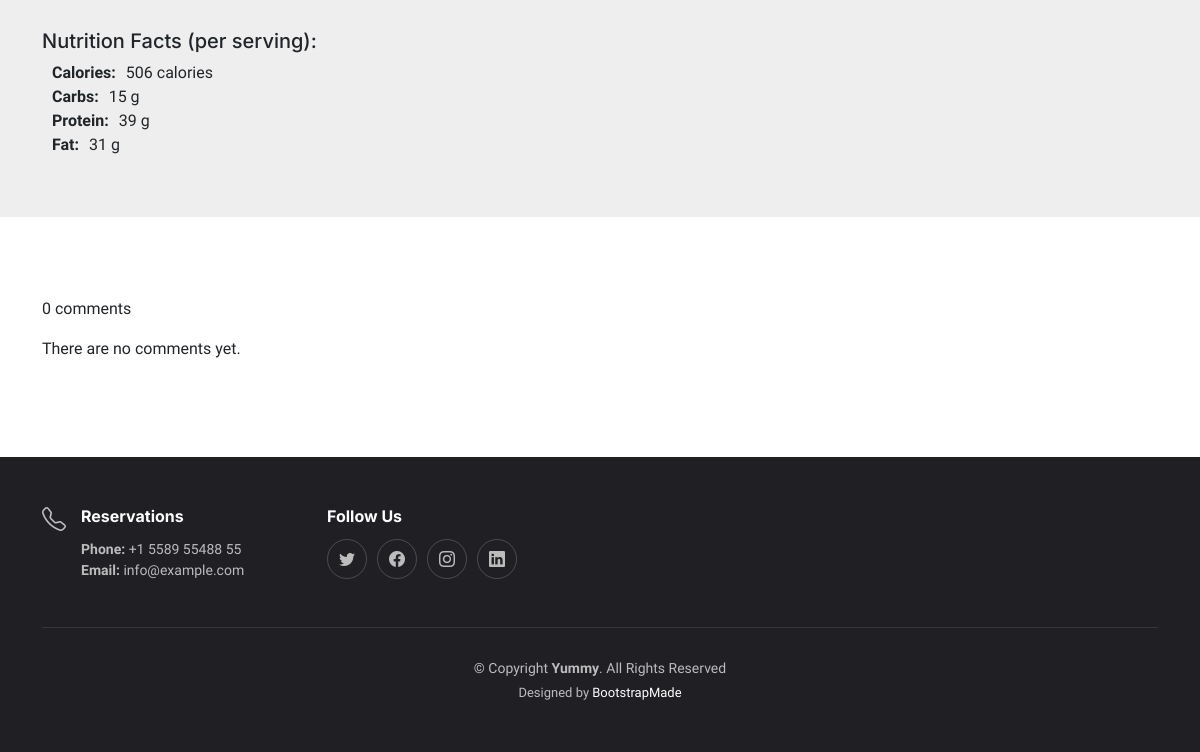
Page /menu/laboriosam-direva/2023/8/6/ (lower part) on the earlier database version.
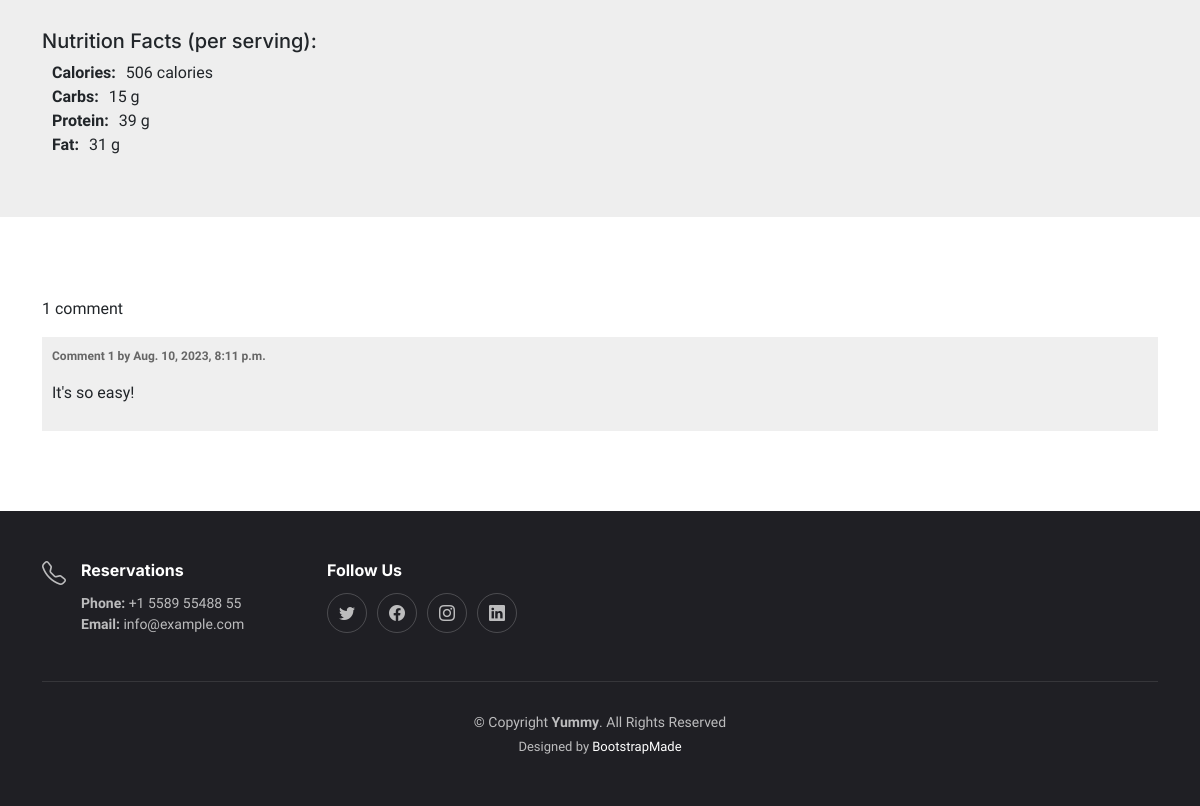
Same page on the later database version.
### recipe/models.py (models this page shows, shortened)
class Comment(models.Model):
    post = models.ForeignKey(Post, on_delete=models.CASCADE, related_name='comments')
    name = models.CharField(max_length=80)
    email = models.EmailField()
    body = models.TextField()
    created = models.DateTimeField(auto_now_add=True)
    updated = models.DateTimeField(auto_now=True)
    active = models.BooleanField(default=True)
    class Meta:
        ordering = ('created',)

### recipe/views.py (the view)
# urls.py: path('<slug:post>/<int:year>/<int:month>/<int:day>/', views.post_detail_home, name='post_detail_home'),
def post_detail_home(request, year, month, day, post):
    post = get_object_or_404(Post, slug=post,
                             status='published',
                             publish__year=year,
                             publish__month=month,
                             publish__day=day)
    comments = post.comments.filter(active=True)
    total_views = r.incr(f'post:{post.id}:views')
    r.zincrby('post_ranking', 1, post.id)
    return render(request, 'account/detail.html', {'post': post,
                                                   'comments': comments,
                                                   'total_views': total_views})

### recipe/models.py (called while the page is built)
    def get_absolute_url_home(self):
        return reverse('recipe:post_detail_home', args=[ self.slug, self.publish.year, self.publish.month, self.publish.day])

### account/templates/account/detail.html (shortened to what this page needs)
{% extends "base.html" %}
{% block content %}
    <section id="menu" class="hero d-flex align-items-center section-bg">
        <div class="container">
            <div class="row justify-content-between gy-5">
                <div class="col-lg-5 order-2 order-lg-1 d-flex flex-column justify-content-center align-items-center align-items-lg-start text-center text-lg-start">
                    {% if post.direction_step %}
                        <div style="padding-left: 10px;">{{ post.direction_step|linebreaks }}</div>
                    {% endif %}
                    <h5>Nutrition Facts (per serving): </h5>
                    {% if post.nutrition_calories %}
                        <div style="display: flex;">
                            <div style="padding-left: 10px;"><b>Calories: </b></div>
                            <div style="padding-left: 10px;"><span>{{ post.nutrition_calories }} calories</span></div>
                        </div>
                    {% endif %}
                    {% if post.nutrition_carbs %}
                        <div style="display: flex;">
                            <div style="padding-left: 10px;"><b>Carbs: </b></div>
                            <div style="padding-left: 10px;"><span>{{ post.nutrition_carbs }} g</span></div>
                        </div>
                    {% endif %}
                    {% if post.nutrition_protein %}
                        <div style="display: flex;">
                            <div style="padding-left: 10px;"><b>Protein: </b></div>
                            <div style="padding-left: 10px;"><span>{{ post.nutrition_protein }} g</span></div>
                        </div>
                    {% endif %}
                    {% if post.nutrition_fat %}
                        <div style="display: flex;">
                            <div style="padding-left: 10px;"><b>Fat: </b></div>
                            <div style="padding-left: 10px;"><span>{{ post.nutrition_fat }} g</span></div>
                        </div>
                    {% endif %}
                </div>
                <div class="col-lg-5 order-1 order-lg-2 text-center text-lg-start">
                </div>
            </div>
        </div>
    </section>
    <div class="contact">
        <div class="container">
                {% with comments.count as total_comments %}
                    <p>{{ total_comments }} comment{{ total_comments|pluralize }}</p>
                {% endwith %}
                {% for comment in comments %}
                    <div class="comment">
                        <p class="info"> Comment {{ forloop.counter }} by {{ request.user.first_name }} {{ comment.created }} </p>
                        {{ comment.body|linebreaks }}
                    </div>
                    {% empty %}
                    <p>There are no comments yet.</p>
                {% endfor %}
        </div>
    </div>
{% endblock %}

Differences in the rows shown:
added Comment: created "Aug. 10, 2023, 8:11 p.m.", body "It's so easy!"
Other differences:
{{ total_comments }}: "0" → "1"
text no longer shown: "There are no comments yet."
